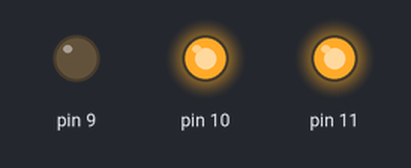
A sketch run on a simulated Arduino Uno, built with avr-gcc and run on an emulated ATmega328P. Shown: output pins drawn as LEDs (lit = HIGH). Random numbers use the default seed unless the sketch sets one.

Above: at 0.15 s.
At 1.35 s:
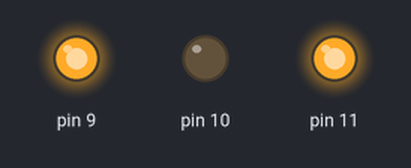
At 2.55 s:
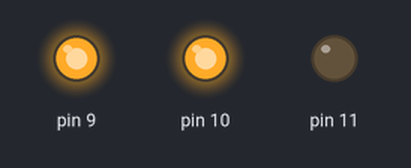
Timing chart, 0 to 3.0 s (numbered marks = the images above):
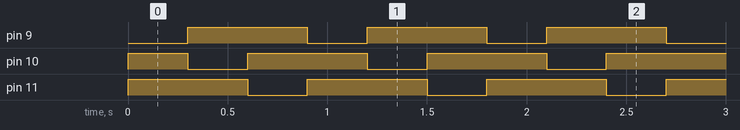

Measured:
- by itself, pin 9, pin 11: alternates HIGH for 0.60 s and LOW for 0.30 s
- by itself, pin 10: repeats every 0.90 s: LOW 0.30 s, HIGH 0.60 s
- by itself, everything shown: repeats every 0.90 s, in 3 steps

The sketch:

Tricolor_LED.ino
```cpp
int DELAY_TIME = 300;
void setup()  {

}

void loop()  {
  int b = 0;
  analogWrite(9, b);
  analogWrite(10, 255);
  analogWrite(11, 255);
  delay(DELAY_TIME);
  int g = 0;
  analogWrite(9, 255);
  analogWrite(10, g);
  analogWrite(11, 255);
  delay(DELAY_TIME);
  int r = 0;
  analogWrite(9, 255);
  analogWrite(10, 255);
  analogWrite(11, r);
  delay(DELAY_TIME);
}


int randNum(int min, int max)
{
  int x = rand() % min +  max;
  return x;
}
```
